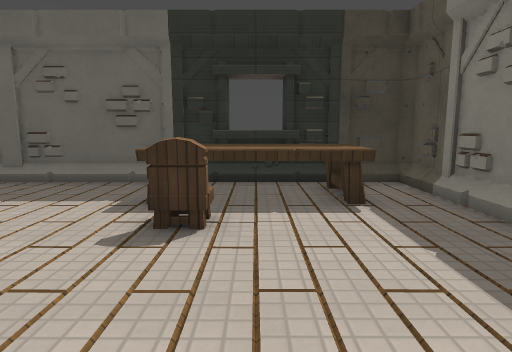
View 1 (above)

16 first-person views from a walk through a 3-D level made in the Godot game engine. The camera is 1.3 m above the floor, tilts 8° down and sees 75° across. The floor is counted in squares, 1 m on a side. Each view is taken from the middle of a square. On the plan, view 1 faces up. The plan holds only what a view shows up to about 14 squares ahead; the rest is blank. Surface patterns are stand-ins for the level's own textures.

View 2
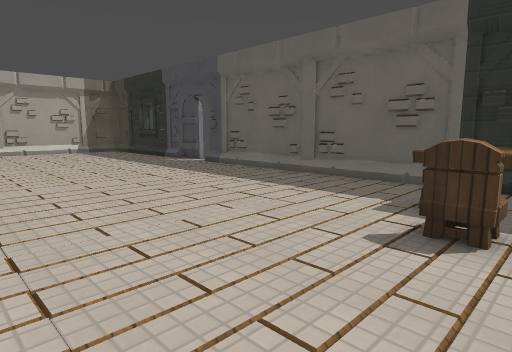

View 3
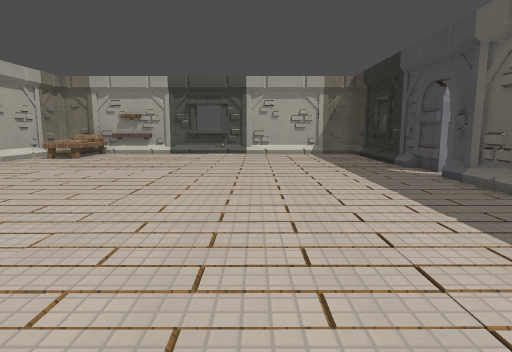

View 4
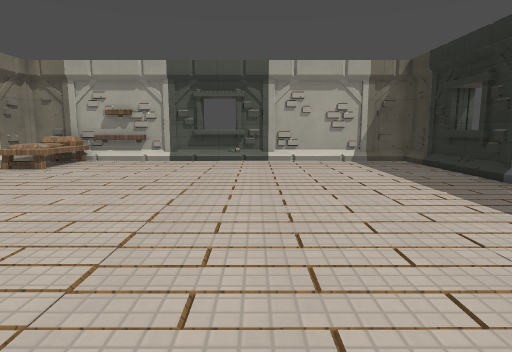

View 5
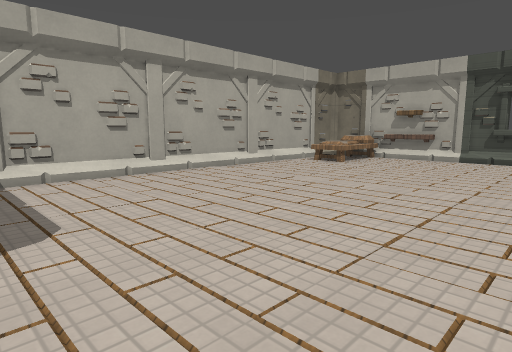

View 6
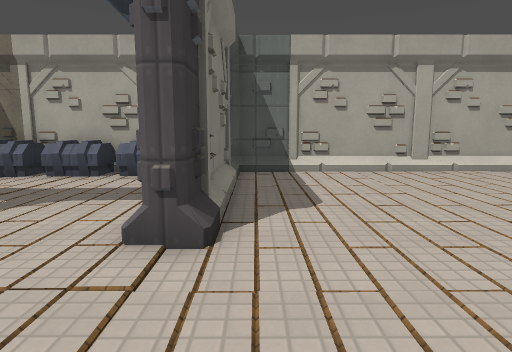

View 7
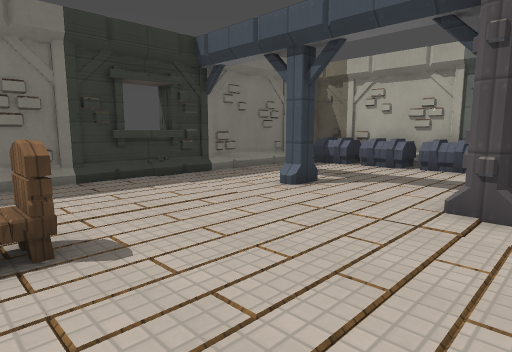

View 8
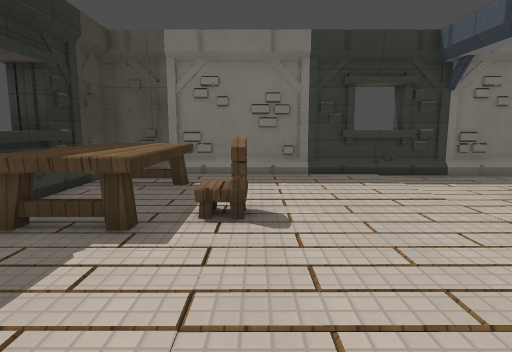

View 9
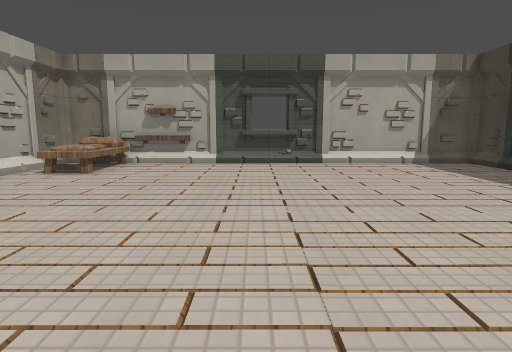

View 10
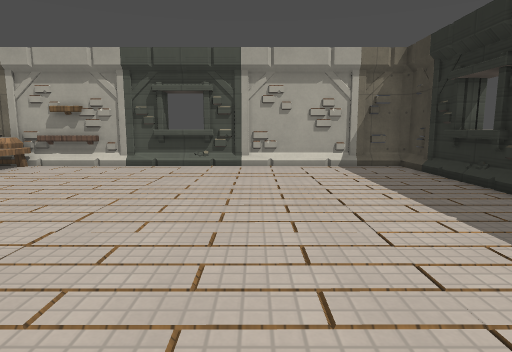

View 11
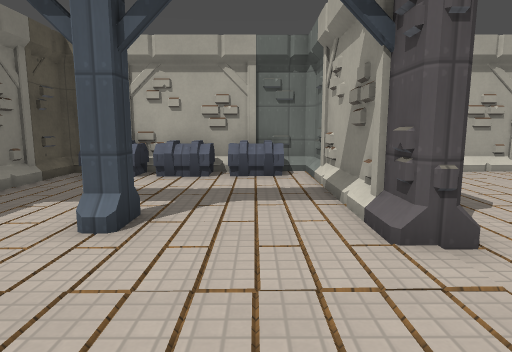

View 12
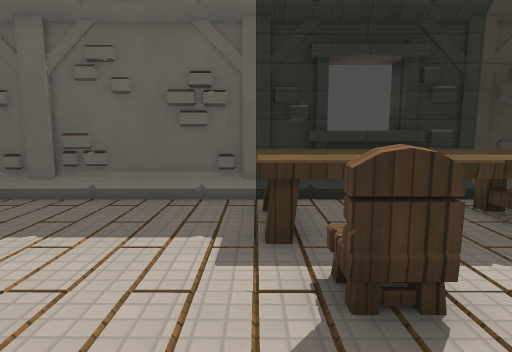

View 13
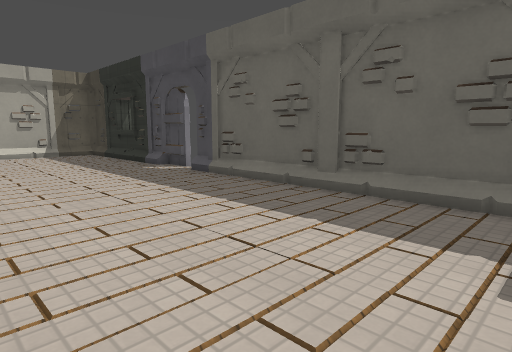

View 14
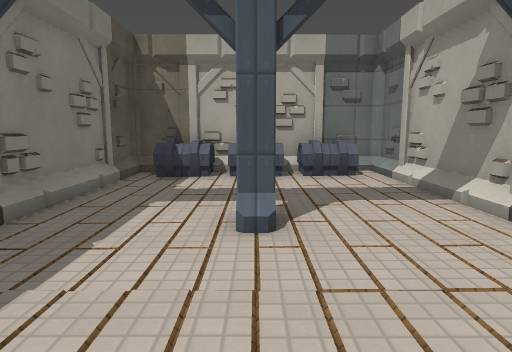

View 15
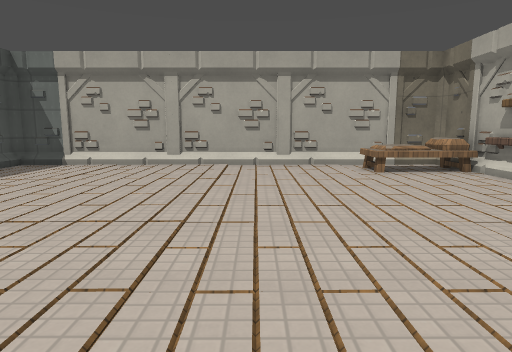

View 16
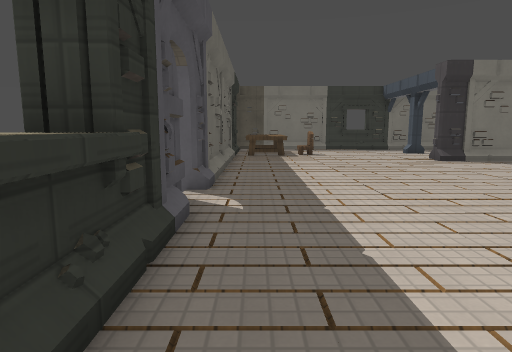

### Floor plan
Points are (right, up) in squares from view 1. A wall is a line through its corners. A room is listed if a view was taken in it or the views show most of it. See-through windows are left out.
Room 1 (views 1, 2, 3, 4, 5, 6, 7, 8, 9, 10, 11, 12, 13, 14, 15, 16)
walls: (-3.8, -0.5) (-3.8, -7) (-3.5, -7.2) (3.7, -7.2) (3.7, 8) (3.5, 8.3) (-11, 8.3); (-11.8, 8.3) (-19.5, 8.3) (-19.7, 8) (-19.7, -2.5); (-0.3, -2) (-0.3, -1.3) (0.2, -1.3); (-12.8, 8.6) (-13.1, 8.2); (-14.9, 8) (-17, 8); (-15.3, 8.1) (-15.3, 8.9); (-0.7, 8.6) (-0.7, 8.1); (0.7, 8.1) (0.7, 8.9); (1.1, 8) (-1.1, 8); (-19.5, 1.6) (-19.5, -0.5); (3.5, -0.5) (3.5, 1.5); (-16.7, 8.9) (-16.7, 8.1); (-19.7, -4.4) (-19.7, -7.2) (-4.3, -7.2) (-4.3, -0.5) (-3.5, -0.5); (3.5, -7.3) (3.8, -6.9)
low walls: (-3.9, -0.4) (-3.6, -1); (-7, -7) (-4.5, -7); (-10.9, -7) (-8.5, -7); (-16.7, -4.7) (-16.7, -5.5); (-14.9, -7) (-13.1, -7); (-16.9, -4.8) (-16.7, -6); (-17.8, -5) (-16.5, -4.7) (-16.5, -6.2); (3.5, 4.5) (3.5, 7.4); (-18.6, -4.9) (-18.6, -6); (-19.2, -4.8) (-19.2, -6.2); (-19.5, -4.7) (-16.5, -4.7); (3, -7) (3.5, -7)
ways out: gap at (-11.5, 9)
objects: shelf (-20, -4); shelf (-20, -3); other object (-3, -6) to (-1, -6); table (-2, 6) to (2, 7); chair (-1, 4); other object (0, -7) to (0, -6); other object (1, -7) to (3, -6)

Where each view was taken, in squares from view 1:
view 1: 0 up, 0 right, facing up
view 2: 0 up, 0 right, facing up-left
view 3: 3 up, 2 left, facing left
view 4: 2 up, 6 left, facing left
view 5: 2 up, 5 left, facing down-left
view 6: 3 up, 5 left, facing down
view 7: 5 up, 5 left, facing down-right
view 8: 4 up, 6 left, facing right
view 9: 0 up, 7 left, facing left
view 10: 3 up, 8 left, facing left
view 11: 3 up, 2 left, facing down
view 12: 2 up, 2 left, facing up
view 13: 2 up, 2 left, facing up-left
view 14: 3 up, 0 right, facing down
view 15: 5 up, 13 left, facing down
view 16: 7 up, 18 left, facing right
